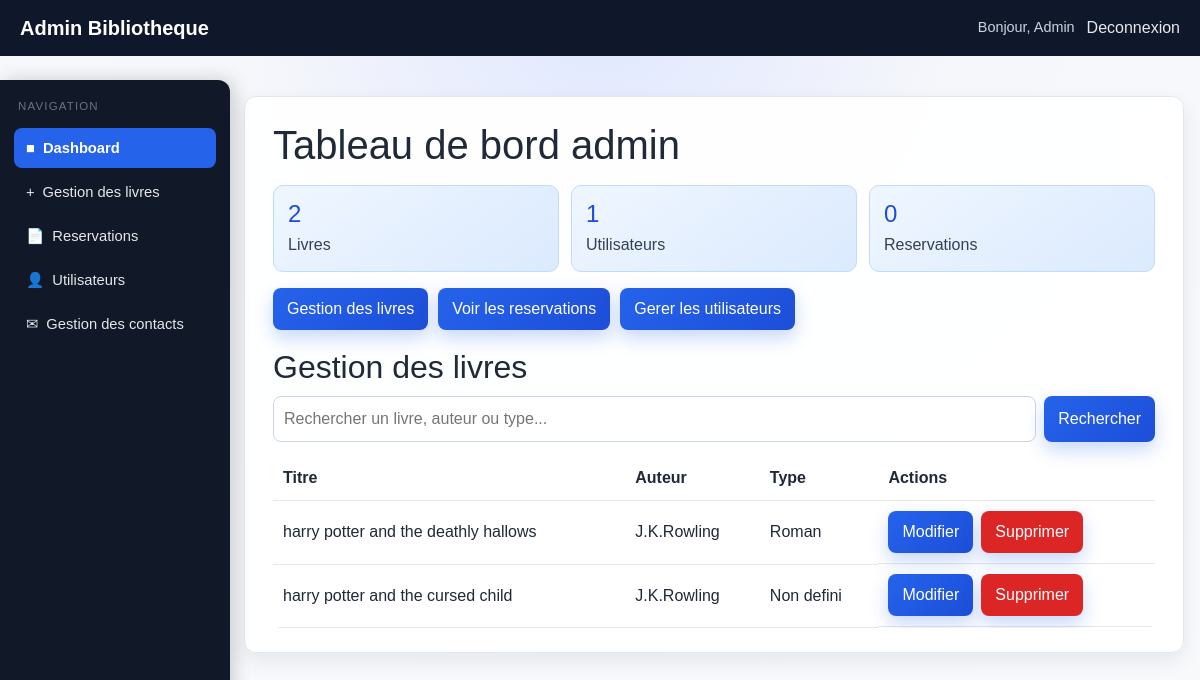
/dashboard.php (signed in), run on the app's committed database.
### tables this page shows
CREATE TABLE `books` (
  `id` int(11) NOT NULL,
  `title` varchar(255) NOT NULL,
  `author` varchar(255) NOT NULL,
  `image` varchar(255) NOT NULL,
  `description` text DEFAULT NULL,
  `type` varchar(100) DEFAULT NULL
);

### dashboard.php (the view, shortened to what this page needs)
<?php
require_once __DIR__ . "/../includes/db.php";
$stats = [
    "books" => (int) $pdo->query("SELECT COUNT(*) FROM books")->fetchColumn(),
    "users" => (int) $pdo->query("SELECT COUNT(*) FROM users")->fetchColumn(),
    "reservations" => (int) $pdo->query("SELECT COUNT(*) FROM reservations")->fetchColumn(),
];
$search = trim($_GET["q"] ?? "");
if ($search !== "") {
    $stmt = $pdo->prepare("SELECT id, title, author, COALESCE(type, '') AS type FROM books WHERE title LIKE ? OR author LIKE ? OR COALESCE(type, '') LIKE ? ORDER BY id DESC");
    $like = "%" . $search . "%";
    $stmt->execute([$like, $like, $like]);
    $books = $stmt->fetchAll();
} else {
    $books = $pdo->query("SELECT id, title, author, COALESCE(type, '') AS type FROM books ORDER BY id DESC")->fetchAll();
}
include __DIR__ . "/../includes/admin_header.php";
?>
<h1>Tableau de bord admin</h1>
<div class="admin-stats">
    <article class="admin-stat-card">
        <h3><?= $stats["books"] ?></h3>
        <p>Livres</p>
    </article>
    <article class="admin-stat-card">
        <h3><?= $stats["users"] ?></h3>
        <p>Utilisateurs</p>
    </article>
    <article class="admin-stat-card">
        <h3><?= $stats["reservations"] ?></h3>
        <p>Reservations</p>
    </article>
</div>
<div class="admin-links">
    <a class="btn" href="/bibliothéque/admin/add_book.php">Gestion des livres</a>
    <a class="btn" href="/bibliothéque/admin/reservations.php">Voir les reservations</a>
    <a class="btn" href="/bibliothéque/admin/users.php">Gerer les utilisateurs</a>
</div>
<h2 class="admin-section-title">Gestion des livres</h2>
<form method="get" class="admin-search-bar">
    <input type="text" name="q" placeholder="Rechercher un livre, auteur ou type..." value="<?= htmlspecialchars($search) ?>">
    <button type="submit" class="btn">Rechercher</button>
</form>
<table>
    <thead>
    <tr>
        <th>Titre</th>
        <th>Auteur</th>
        <th>Type</th>
        <th>Actions</th>
    </tr>
    </thead>
    <tbody>
    <?php if (count($books) === 0): ?>
        <tr>
            <td colspan="4">Aucun livre pour le moment.</td>
        </tr>
    <?php else: ?>
        <?php foreach ($books as $book): ?>
            <tr>
                <td><?= htmlspecialchars($book["title"]) ?></td>
                <td><?= htmlspecialchars($book["author"]) ?></td>
                <td><?= htmlspecialchars($book["type"] !== "" ? $book["type"] : "Non defini") ?></td>
                <td class="table-actions">
                    <a class="btn" href="/bibliothéque/admin/edit_book.php?id=<?= (int) $book["id"] ?>">Modifier</a>
                    <a class="btn btn-danger" href="/bibliothéque/admin/delete_book.php?id=<?= (int) $book["id"] ?>" onclick="return confirm('Supprimer ce livre ?');">Supprimer</a>
                </td>
            </tr>
        <?php endforeach; ?>
    <?php endif; ?>
    </tbody>
</table>
<?php include __DIR__ . "/../includes/admin_footer.php"; ?>

### admin_header.php (shortened to what this page needs)
<?php
$currentPage = basename($_SERVER["PHP_SELF"]);
?>
<!DOCTYPE html>
<html lang="fr">
<head>
    <link rel="stylesheet" href="https://cdn.jsdelivr.net/npm/bootstrap@5.3.3/dist/css/bootstrap.min.css">
    <link rel="stylesheet" href="/bibliothéque/css/style.css">
</head>
<body>
<header class="admin-topbar">
    <div class="admin-topbar-inner">
        <a class="brand" href="/bibliothéque/admin/dashboard.php">Admin Bibliotheque</a>
        <div class="admin-topbar-links">
            <span class="admin-welcome">Bonjour, <?= htmlspecialchars($_SESSION["name"] ?? "Admin") ?></span>
            <a href="/bibliothéque/logout.php">Deconnexion</a>
        </div>
    </div>
</header>
<div class="admin-layout">
    <aside class="admin-sidebar">
        <h3>Navigation</h3>
        <a class="<?= ($currentPage === "dashboard.php" || $currentPage === "edit_book.php") ? "active" : "" ?>" href="/bibliothéque/admin/dashboard.php">
            <span>&#9632;</span> Dashboard
        </a>
        <a class="<?= $currentPage === "add_book.php" ? "active" : "" ?>" href="/bibliothéque/admin/add_book.php">
            <span>&#43;</span> Gestion des livres
        </a>
        <a class="<?= $currentPage === "reservations.php" ? "active" : "" ?>" href="/bibliothéque/admin/reservations.php">
            <span>&#128196;</span> Reservations
        </a>
        <a class="<?= ($currentPage === "users.php" || $currentPage === "edit_user.php") ? "active" : "" ?>" href="/bibliothéque/admin/users.php">
            <span>&#128100;</span> Utilisateurs
        </a>
        <a class="<?= $currentPage === "contacts.php" ? "active" : "" ?>" href="/bibliothéque/admin/contacts.php">
            <span>&#9993;</span> Gestion des contacts
        </a>
    </aside>
    <main class="admin-content">

### admin_footer.php (shortened to what this page needs)
    </main>
</div>
</body>
</html>

### style.css (style rules this page uses)
* { box-sizing: border-box; margin: 0; padding: 0; font-family: Arial, sans-serif; }
body { background: radial-gradient(circle at top, #e0e7ff 0%, #f6f7fb 35%, #f8fafc 100%); color: #1f2937; transition: background 0.3s ease, color 0.3s ease; }
header { background: rgba(17, 24, 39, 0.92); backdrop-filter: blur(6px); padding: 14px 0; margin-bottom: 24px; position: sticky; top: 0; z-index: 10; }
.brand { color: #fff; text-decoration: none; font-size: 20px; font-weight: 700; margin-right: 14px; }
html { scroll-behavior: smooth; }
h1 { margin-bottom: 16px; }
.btn { display: inline-block; border: none; border-radius: 8px; background: linear-gradient(135deg, #2563eb, #1d4ed8); color: #fff; text-decoration: none; padding: 9px 14px; cursor: pointer; transition: transform 0.2s ease, box-shadow 0.2s ease; box-shadow: 0 8px 18px rgba(37, 99, 235, 0.25); }
.btn-danger { background: #dc2626; }
table { width: 100%; border-collapse: collapse; background: #fff; border-radius: 8px; overflow: hidden; transition: background 0.3s ease; }
th, td { padding: 10px; border-bottom: 1px solid #e5e7eb; text-align: left; }
.admin-links { display: flex; gap: 10px; flex-wrap: wrap; }
.admin-topbar { background: #0f172a; position: sticky; top: 0; z-index: 20; height: 56px; display: flex; align-items: center; }
.admin-topbar-inner { display: flex; align-items: center; justify-content: space-between; width: 100%; padding: 0 20px; height: 56px; }
.admin-topbar-links { display: flex; gap: 12px; align-items: center; }
.admin-topbar-links a { color: #fff; text-decoration: none; opacity: 0.9; }
.admin-welcome { color: #cbd5e1; font-size: 0.9rem; }
.admin-layout { display: flex; align-items: flex-start; min-height: calc(100vh - 56px); }
.admin-sidebar { width: 230px; flex-shrink: 0; background: #111827; color: #fff; border-radius: 0 12px 12px 0; padding: 20px 14px; position: sticky; top: 56px; align-self: flex-start; min-height: calc(100vh - 56px); box-shadow: 4px 0 18px rgba(0, 0, 0, 0.18); }
.admin-sidebar h3 { margin-bottom: 14px; font-size: 0.72rem; text-transform: uppercase; letter-spacing: 0.1em; color: #6b7280; padding: 0 4px; }
.admin-sidebar a { display: flex; align-items: center; gap: 8px; color: #e5e7eb; text-decoration: none; padding: 9px 12px; border-radius: 8px; margin-bottom: 4px; font-size: 0.92rem; transition: background 0.18s ease, color 0.18s ease; }
.admin-sidebar a.active { background: #2563eb; color: #fff; font-weight: 600; }
.admin-content { flex: 1; min-width: 0; background: rgba(255, 255, 255, 0.95); border-radius: 12px; padding: 24px 28px; margin: 16px 16px 16px 14px; border: 1px solid #e2e8f0; box-shadow: 0 8px 20px rgba(15, 23, 42, 0.08); transition: background 0.3s ease, border-color 0.3s ease; }
.admin-section-title { margin: 18px 0 10px; }
.table-actions { display: flex; gap: 8px; flex-wrap: wrap; }
.admin-stats { display: grid; grid-template-columns: repeat(auto-fit, minmax(160px, 1fr)); gap: 12px; margin: 12px 0 16px; }
.admin-stat-card { background: linear-gradient(145deg, #eff6ff, #dbeafe); border: 1px solid #bfdbfe; border-radius: 10px; padding: 14px; transition: background 0.3s ease, border-color 0.3s ease; }
.admin-stat-card h3 { margin: 0; font-size: 1.5rem; color: #1d4ed8; }
.admin-stat-card p { margin: 4px 0 0; color: #334155; }
.admin-search-bar { display: flex; gap: 8px; margin: 10px 0 14px; flex-wrap: wrap; }
.admin-search-bar input { flex: 1; min-width: 220px; border: 1px solid #cbd5e1; border-radius: 8px; padding: 10px; background: #fff; }

### data on the page
books: title "harry potter and the deathly hallows", author "J.K.Rowling", type "Roman"
books: title "harry potter and the cursed child", author "J.K.Rowling", type "Non defini"

### other printed values
$_SESSION["name"] "Admin"
$stats["books"] "2"
$stats["users"] "1"
$stats["reservations"] "0"
